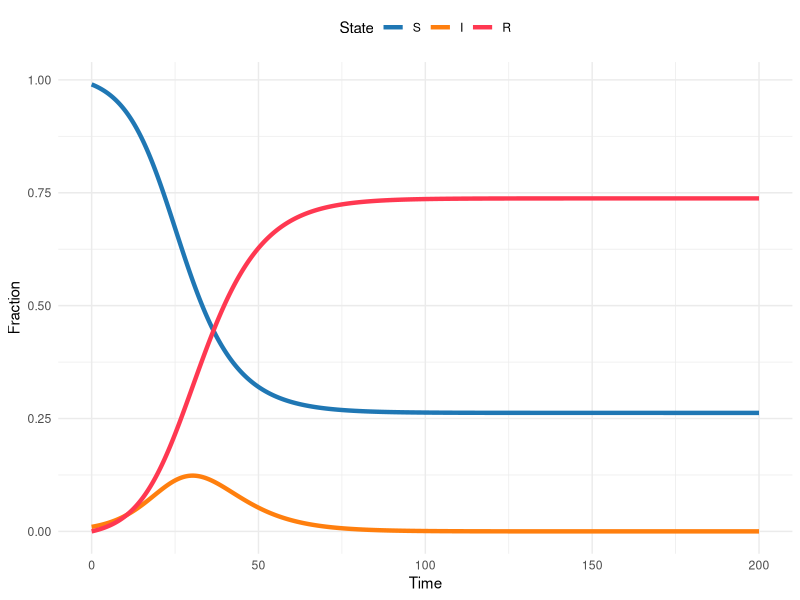
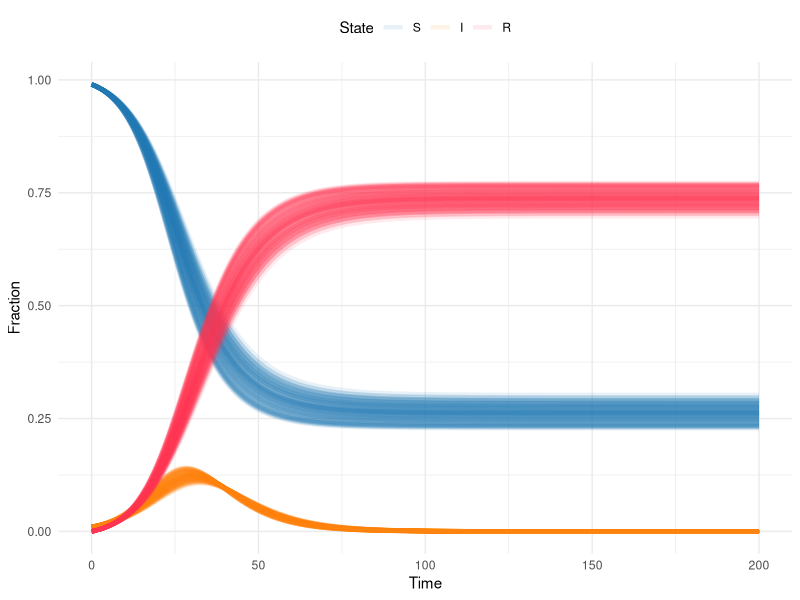
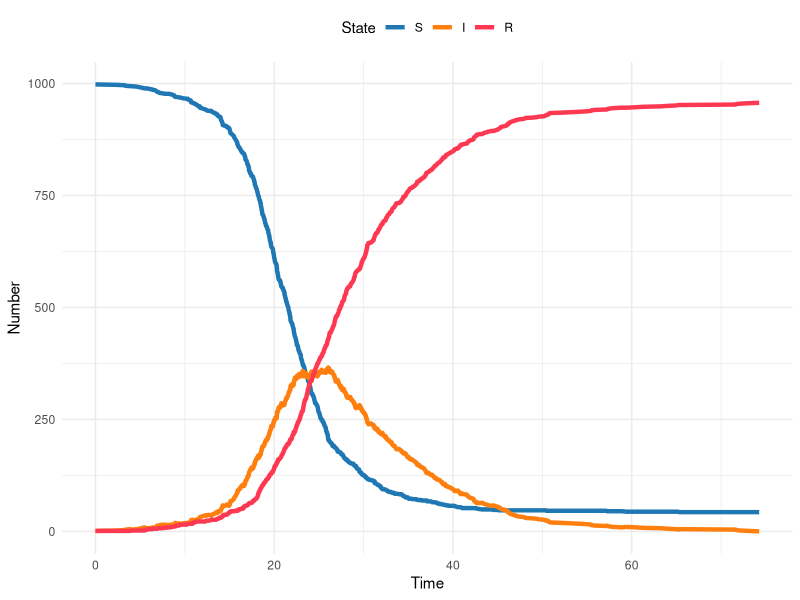
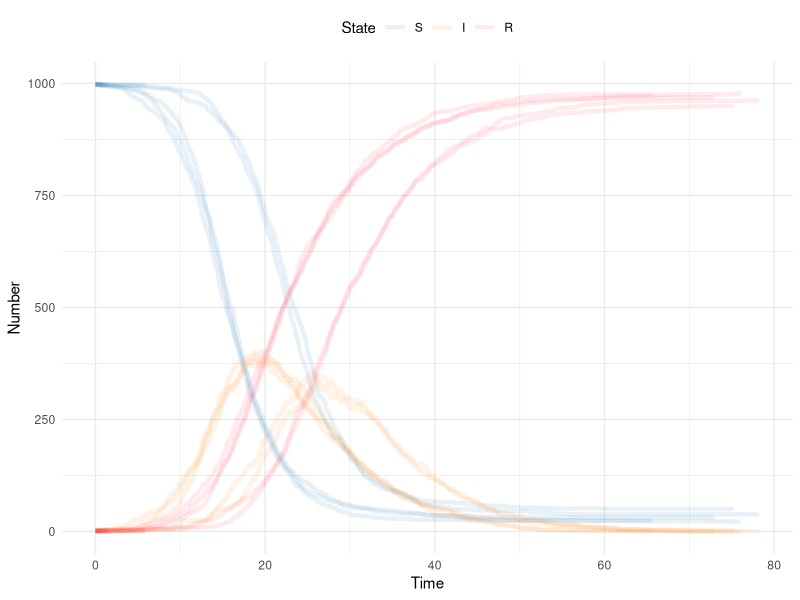
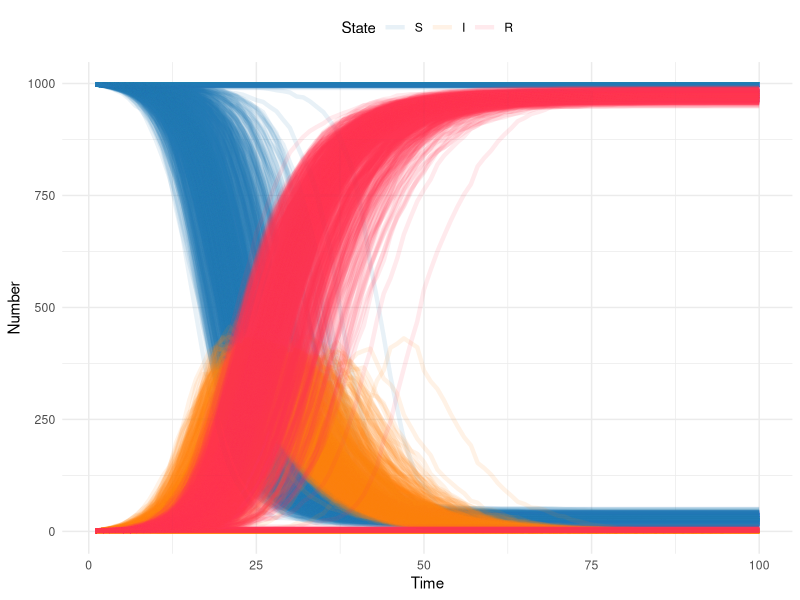
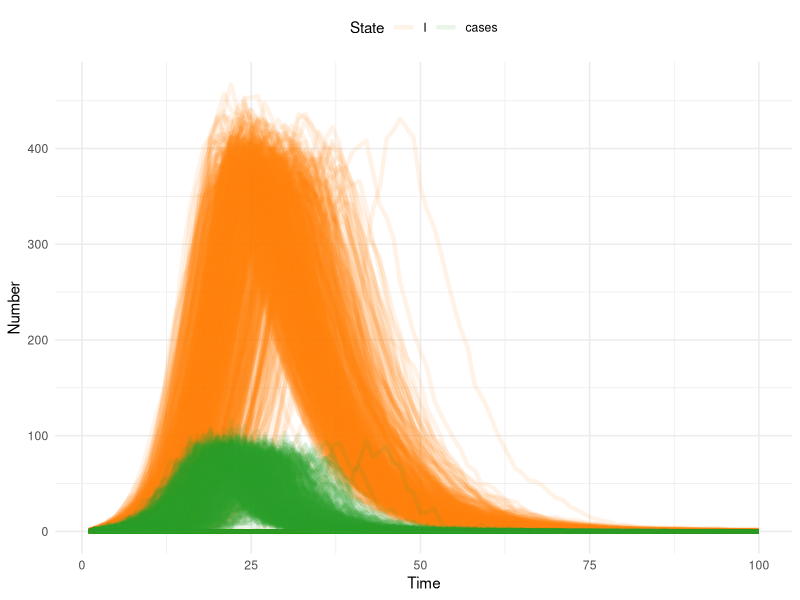
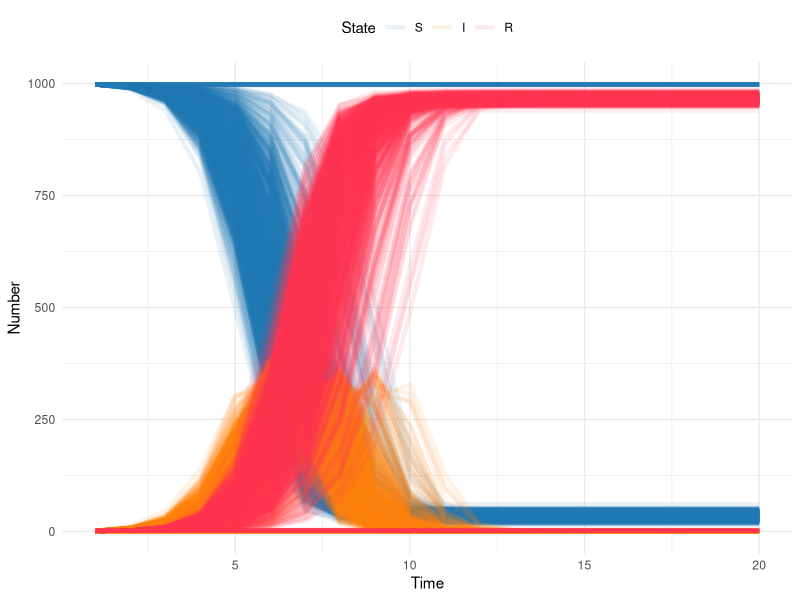

Recreate these plots in R, in order.
## ---- chunk 1
library(here)
library(rio)
library(deSolve)
library(tidyverse)
## ---- chunk 2
theme_set(theme_minimal())
## ---- chunk 3
sir_model <- function(time, state, params, ...) {
  transmission <- params["transmission"]
  recovery <- 1 / params["duration"]

  S <- state["S"]
  I <- state["I"]
  R <- state["R"]

  dSdt <- -transmission * S * I
  dIdt <- (transmission * S * I) - (recovery * I)
  dRdt <- recovery * I

  return(list(c(dSdt, dIdt, dRdt)))
}
## ---- chunk 4
sir_params <- c(transmission = 0.3, duration = 6)
sir_init_states <- c(S = 0.99, I = 0.01, R = 0)
sim_times <- seq(0, 200, by = 0.1)

sir_sol <- deSolve::ode(
  y = sir_init_states,
  times = sim_times,
  func = sir_model,
  parms = sir_params
)

## ---- chunk 5
#| out-width: 100%
#| column: body

# Turn the output from the ODE solver into a tibble (dataframe)
# so we can manipulate and plot it easily
sir_sol_df <- as_tibble(sir_sol) %>%
  # Convert all columns to numeric (they are currently type
  # deSolve so will produce warnings when plotting etc)
  mutate(
    # Rather than repeatedly type the same function for every
    # column, use the across() function to apply the function
    # to a selection of columns
    across(
      # The cols argument takes a selection of columns to apply
      # a function to. Here, we want to apply the as.numeric()
      # function to all columns, so we use the function
      # everything() to select all columns.
      .cols = everything(),
      .fns = as.numeric
    )
  ) %>%
  # Convert the dataframe from wide to long format, so we have a
  # column for the time, a column for the state, and a column
  # for the proportion of the population in that state at that
  # time
  pivot_longer(
    # Don't pivot the time column
    cols = -time,
    names_to = "state",
    values_to = "proportion"
  ) %>%
  # Update the state column to be a factor, so the plot will
  # show the states in the correct order
  mutate(state = factor(state, levels = c("S", "I", "R")))

SIRcolors <- c(S = "#1f77b4", I = "#ff7f0e", R = "#FF3851")

ggplot(sir_sol_df, aes(x = time, y = proportion, color = state)) +
  geom_line(linewidth = 1.5) +
  scale_color_manual(values = SIRcolors) +
  labs(
    x = "Time",
    y = "Fraction",
    color = "State"
  ) +
  theme(legend.position = "top")
## ---- chunk 6
M <- 100 # the number of times we want to do this. 
        # This is a mater of choice and computational capacity (this model is small and quick, but that won't always be the case)

#since we're going to do this M times we need a place to store the results

for(m in 1:M){
  sir_params <- c(transmission = runif(1,.283,.317), duration = 6) # each time take a random draw of the transmission rate from the confidence interval
  sir_init_states <- c(S = 0.99, I = 0.01, R = 0)
  sim_times <- seq(0, 200, by = 0.1)

  sir_sol <- deSolve::ode(
    y = sir_init_states,
    times = sim_times,
    func = sir_model,
    parms = sir_params
  )
  sir_sol = data.frame(sir_sol)
  sir_sol$iteration = m   # mark this as the mth iteration of the loop
  #if this is the first iteration, create a place to store the output
  #if it's the sencond or higher, append the output to the storage
  if(m==1){sir_sol_storage <- sir_sol}
  if(m>1){sir_sol_storage <- rbind(sir_sol_storage,sir_sol)}
}
## ---- chunk 7
#| out-width: 100%
#| column: body


# Turn the output from the ODE solver into a tibble (dataframe)
# so we can manipulate and plot it easily
sir_sol_df <- as_tibble(sir_sol_storage) %>%
  # Convert all columns to numeric (they are currently type
  # deSolve so will produce warnings when plotting etc)
  mutate(
    # Rather than repeatedly type the same function for every

    # column, use the across() function to apply the function
    # to a selection of columns
    across(
      # The cols argument takes a selection of columns to apply
      # a function to. Here, we want to apply the as.numeric()
      # function to all columns, so we use the function
      # everything() to select all columns.
      .cols = everything(),
      .fns = as.numeric
    )
  ) %>%
  # Convert the dataframe from wide to long format, so we have a
  # column for the time, a column for the state, and a column
  # for the proportion of the population in that state at that
  # time
  pivot_longer(
    # Don't pivot the time column
    cols = -c(time,iteration),
    names_to = "state",
    values_to = "proportion"
  ) %>%
  # Update the state column to be a factor, so the plot will
  # show the states in the correct order
  mutate(state = factor(state, levels = c("S", "I", "R")))

SIRcolors <- c(S = "#1f77b4", I = "#ff7f0e", R = "#FF3851")

ggplot(sir_sol_df, aes(x = time, y = proportion, color = state, group=interaction(iteration, state))) +
  geom_line(linewidth = 1.5, alpha=.1) +
  scale_color_manual(values = SIRcolors) +
  labs(
    x = "Time",
    y = "Fraction",
    color = "State"
  ) +
  theme(legend.position = "top")
## ---- chunk 8
###############################################################################
# Parameters and initial conditions                                            #
###############################################################################

S <- 998           # number susceptible
I <- 1              # number infected
R <- 1              # number recovered
time <- 0

beta <- .5           # transmission rate
gamma <- 1/7        # recovery rate
## ---- chunk 9
###############################################################################
# Gillespie Step                                                              #
###############################################################################
gilstep <- function(SIR, beta, gamma){
  # SIR is a vector containing 4 elements 
  #   S = scalar number of susceptibles now
  #   I = scalar number of infecteds now
  #   R = scalar number of recovereds now
  #   time = current time
  # beta = transmission rate
  # gamma = recovery rate
  
  times <- rexp(2, # draw two random exponential variables
                c(beta * SIR[1] * SIR[2]/sum(SIR[1:3]),  # the first is the rate of new infections: S*Beta*I/N
                     SIR[2] * gamma)) # the second is the rate of new recoveries: I*gamma
  
  return(list(
    change_state = which.min(times), # which.min identifies which of the two random variables is smallest, and thus the first to happen: this is the transition that we'll mae
              timestep = min(times))) # this identfies how much time elapsed before the transition occured, so we can increment time forward
}
## ---- chunk 10
###############################################################################
# Simulate over time                                                          #
###############################################################################
set.seed(101)               # here we set the random seed. This isn't necessary in general, but it allows us to write a "random" simulation
                            # always returns the same result. For the purposes of this lesson it is useful because (as you'll see below)
                            # we can get random realizations of an outbreak where the first case recovers before they infect anyone and 
                            # there is no epidemic to plot. This can happen (rarely) even with R0>1. 
counter <- 0                # set counter at 0
while(all(I>0)){            #continue until I is depleted
  counter <- counter + 1    #counter for number of transitions: we don't know how many transitions will happen until the simulation is over
  # 
  SIRtmp <- c(S[counter], I[counter], R[counter], time[counter])       #current SIR states
  step <- gilstep(SIRtmp, beta, gamma)
  if(step$change_state ==1){    # if transition is an infection, reduce S and increase I
    SIRtmp[1] <- SIRtmp[1] - 1
    SIRtmp[2] <- SIRtmp[2] + 1 
  }
  if(step$change_state ==2){    # if transition is an recovery, reduce I and increase R
    SIRtmp[2] <- SIRtmp[2] - 1
    SIRtmp[3] <- SIRtmp[3] + 1 
  }
  SIRtmp[4] <- SIRtmp[4] + step$timestep      # increment time
    
#Append changes
  S <- c(S,SIRtmp[1])
  I <- c(I,SIRtmp[2])
  R <- c(R,SIRtmp[3])
  time <- c(time,SIRtmp[4])

  #cat(S[counter],"-",I[counter],"-",R[counter],"-",time[counter], ".\n"). # this prints the output as it goes
  set.seed(NULL)          # reset the seed so that every subsequent simulation IS random
}
## ---- chunk 11
#| out-width: 100%
#| column: body

# Reuse the plotting code from above

# Turn the output from gilstep() into a tibble (dataframe)
# so we can manipulate and plot it easily
gil_df <- tibble(time, S, I, R) %>%  # put elements in a data frame 
  # Convert all columns to numeric (they are currently type
  # deSolve so will produce warnings when plotting etc)
  mutate(
    # Rather than repeatedly type the same function for every
    # column, use the across() function to apply the function
    # to a selection of columns
    across(
      # The cols argument takes a selection of columns to apply
      # a function to. Here, we want to apply the as.numeric()
      # function to all columns, so we use the function
      # everything() to select all columns.
      .cols = everything(),
      .fns = as.numeric
    )
  ) %>%
  # Convert the dataframe from wide to long format, so we have a
  # column for the time, a column for the state, and a column
  # for the proportion of the population in that state at that
  # time
  pivot_longer(
    # Don't pivot the time column
    cols = -c(time),
    names_to = "state",
    values_to = "number"
  ) %>%
  # Update the state column to be a factor, so the plot will
  # show the states in the correct order
  mutate(state = factor(state, levels = c("S", "I", "R")))

SIRcolors <- c(S = "#1f77b4", I = "#ff7f0e", R = "#FF3851")

ggplot(gil_df, aes(x = time, y = number, color = state)) +
  geom_line(linewidth = 1.5) +
  scale_color_manual(values = SIRcolors) +
  labs(
    x = "Time",
    y = "Number",
    color = "State"
  ) +
  theme(legend.position = "top")
## ---- chunk 12
###############################################################################
# Simulate over time                                                          #
M <- 10  # number of realizations to simulate 

for(m in 1:M){
  ###############################################################################
  # Parameters and initial conditions                                            #
  ###############################################################################
  
  S <- 998           # number susceptible
  I <- 1              # number infected
  R <- 1              # number recovered
  time <- 0
  iteration = m    #initialize iteration counter

  beta <- .5           # transmission rate
  gamma <- 1/7        # recovery rate
  
  ###############################################################################
  # Simulate over time                                                          #
  ###############################################################################
  counter <- 0                # set counter at 0
  while(all(I>0)){            #continue until I is depleted
    counter <- counter + 1    #counter for number of transitions: we don't know how many transitions will happen until the simualtion is over
    # 
    SIRtmp <- c(S[counter], I[counter], R[counter], time[counter])       #current SIR states
    step <- gilstep(SIRtmp, beta, gamma)
    if(step$change_state ==1){    # if transition is an infection, reduce S and increase I
      SIRtmp[1] <- SIRtmp[1] - 1
      SIRtmp[2] <- SIRtmp[2] + 1 
    }
    if(step$change_state ==2){    # if transition is an recovery, reduce I and increase R
      SIRtmp[2] <- SIRtmp[2] - 1
      SIRtmp[3] <- SIRtmp[3] + 1 
    }
    SIRtmp[4] <- SIRtmp[4] + step$timestep      # increment time
    
    #Append changes
    S <- c(S,SIRtmp[1])
    I <- c(I,SIRtmp[2])
    R <- c(R,SIRtmp[3])
    time <- c(time,SIRtmp[4])
    iteration <- c(iteration, m)
    
    #cat(S[counter],"-",I[counter],"-",R[counter],"-",time[counter], ".\n"). # this prints the output as it goes
  }
  if(m==1){sir_gil_storage = tibble(S, I, R, time, iteration)}
  if(m>1){sir_gil_storage = bind_rows(sir_gil_storage, tibble(S, I, R, time, iteration))}
}
## ---- chunk 13
#| out-width: 100%
#| column: body

# Reuse the plotting code from above

# Turn the output from gilstep() into a tibble (dataframe)
# so we can manipulate and plot it easily
gil_df <- sir_gil_storage %>%  # put elements in a data frame 
  # Convert all columns to numeric (they are currently type
  # deSolve so will produce warnings when plotting etc)
  mutate(
    # Rather than repeatedly type the same function for every
    # column, use the across() function to apply the function
    # to a selection of columns
    across(
      # The cols argument takes a selection of columns to apply
      # a function to. Here, we want to apply the as.numeric()
      # function to all columns, so we use the function
      # everything() to select all columns.
      .cols = everything(),
      .fns = as.numeric
    )
  ) %>%
  # Convert the dataframe from wide to long format, so we have a
  # column for the time, a column for the state, and a column
  # for the proportion of the population in that state at that
  # time
  pivot_longer(
    # Don't pivot the time column
    cols = -c(time, iteration),
    names_to = "state",
    values_to = "number"
  ) %>%
  # Update the state column to be a factor, so the plot will
  # show the states in the correct order
  mutate(state = factor(state, levels = c("S", "I", "R")))

SIRcolors <- c(S = "#1f77b4", I = "#ff7f0e", R = "#FF3851")

ggplot(gil_df, aes(x = time, y = number, color = state, group = interaction(iteration, state))) +
  geom_line(linewidth = 1.5,alpha = .1) +
  scale_color_manual(values = SIRcolors) +
  labs(
    x = "Time",
    y = "Number",
    color = "State"
  ) +
  theme(legend.position = "top")
## ---- chunk 14
###############################################################################
# Parameters and initial conditions                                           #
###############################################################################

S <- 998           # number susceptible
I <- 1              # number infected
R <- 1              # number recovered
time <- 0

beta <- .5           # transmission rate
gamma <- 1/7        # recovery rate
## ---- chunk 15
###############################################################################
# Tau Leaping Single time step                                                            #
###############################################################################
tau_sir_step <- function (sims, S, I, R, beta, gamma, delta.t, ...) {
  # adapted from Aaron King's code
  # sims = number of simulations
  # S = initial susceptible population
  # I = initial infected population
  # R = initial recovered population
  # beta = transmission rate
  # gamma = recovery rate
  
  N <- S+I+R    # total population size
  dSI <- rpois(n = sims, beta*S*(I/N)*delta.t)  # new incident infections
  dIR <- rpois(n = sims, gamma*I*delta.t)       # recoveries
  # note that this can be done with a binomial step as well
  #dSI <- rbinom(n=sims,size=S,prob=1-exp(-beta*(I/N)*delta.t))  # new incident infections
  #dIR <- rbinom(n=sims,size=I,prob=1-exp(-gamma*delta.t))       # recoveries
  
  #since it is possible for the transitions to drirve the states negative, we have to prevent that
  S <- pmax(S - dSI, 0)            # change in S
  I <- pmax(I + dSI - dIR, 0)      # change in I
  R <- R + dIR            # change in R
  cbind(S, I, R, dSI) # note that dSI are the new incident infections
}

## ---- chunk 16
###############################################################################
# set up and storage for states                                               #
###############################################################################
T <- 100        # time to simulate over. With Tau Leaping the random draws scales with time not with population size, so this is much more efficient than Gillespie for large populations
sims <- 1000    # number of simulations: notice that we can do WAY more now

Smat <- matrix(S, 1, sims)      # storage item for S for all simulations
Imat <- matrix(I, 1, sims)      # storage item for I for all simulations
Rmat <- matrix(R, 1, sims)      # storage item for R for all simulations
new_cases <- matrix(0, 1, sims) # storage item for new cases (i.e. incidence) for all simulations
Nmat <- S+I+R                 # storage item for N for all simulations  
## ---- chunk 17
###############################################################################
# run over a time from 2 to T                                               #
###############################################################################
# 
for(ts in 2:T){     #loop over time, ts is the index
  
  out <- tau_sir_step(sims, Smat[ts-1,], Imat[ts-1,], Rmat[ts-1,], beta, gamma, delta.t=1) # call to SIR step function above

  Smat <- rbind(Smat, out[,1])  # update state
  Imat <- rbind(Imat, out[,2])  # update state
  Rmat <- rbind(Rmat, out[,3])  # update state
  Nmat <- rbind(Nmat, out[,1]+out[,2]+out[,3])  # update state -- note population size isn't changing, but this could be updated with births/deaths
  new_cases <- rbind(new_cases, out[,4])  # update state
}
## ---- chunk 18
#| out-width: 100%
#| column: body

###############################################################################
# plotting                                                                   #
###############################################################################
# put output in a data frame
tau_df <- tibble(S=array(Smat), I=array(Imat), R=array(Rmat), N=array(Nmat), cases=array(new_cases), time = rep(1:T,sims), iteration = rep(1:sims,each=T))

tau_df <- tau_df %>%
  pivot_longer(
    # Don't pivot the time column
    cols = -c(time,iteration),
    names_to = "state",
    values_to = "number"
  ) %>%
  mutate(state = factor(state, levels = c("S", "I", "R","N", "cases")))

SIRcolors <- c(S = "#1f77b4", I = "#ff7f0e", R = "#FF3851", cases = "#2ca02c") # fix this color

tau_df %>%
  mutate(iteration = as.factor(iteration)) %>%
  filter(state %in% c("S", "I","R")) %>%
  ggplot( aes(x = time, y = number, group = interaction(iteration, state), color = state)) +
    geom_line(linewidth = 1.5,alpha = .1) +
    scale_color_manual(values = SIRcolors) +
    labs(
      x = "Time",
    y = "Number",
      color = "State"
    ) +
    theme(legend.position = "top")
## ---- chunk 19
#| out-width: 100%
#| column: body
###############################################################################
# plotting                                                                   #
###############################################################################
# put output in a data frame
tau_df <- tibble(S=array(Smat), I=array(Imat), R=array(Rmat), N=array(Nmat), cases=array(new_cases), time = rep(1:T,sims), iteration = rep(1:sims,each=T))

tau_df <- tau_df %>%
  pivot_longer(
    # Don't pivot the time column
    cols = -c(time,iteration),
    names_to = "state",
    values_to = "number"
  ) %>%
  mutate(state = factor(state, levels = c("S", "I", "R","N", "cases")))

SIRcolors <- c(S = "#1f77b4", I = "#ff7f0e", R = "#FF3851", cases = "#2ca02c") # fix this color

tau_df %>%
  mutate(iteration = as.factor(iteration)) %>%
  filter(state %in% c("I","cases")) %>%
  ggplot( aes(x = time, y = number, group = interaction(iteration, state), color = state)) +
    geom_line(linewidth = 1.5,alpha = .1) +
    scale_color_manual(values = SIRcolors) +
    labs(
      x = "Time",
    y = "Number",
      color = "State"
    ) +
    theme(legend.position = "top")
## ---- chunk 20
###############################################################################
# Parameters and initial conditions                                           #
###############################################################################
S <- 998           # number susceptible
I <- 1              # number infected
R <- 1              # number recovered
time <- 0

beta <- 3.5           # transmission rate -- note the change in value


## ---- chunk 21
###############################################################################
# Single time step                                                            #
###############################################################################
cb_step <- function (sims, S, I, R, beta, ...) {
  # S = initial susceptible population
  # I = initial infected population
  # R = initial recovered population
  # beta is transmission rate
  
  N <- S+I+R    # total population size
  newI <- rbinom(n=sims, pmax(S,0), 1-exp(-beta * pmax(I,0)/N)) # this is the only stochastic step; only do draw if I >0
  newS <- S - newI    #this step is now deterministic, because everyone from the past time step recovers   
  newR <- R + I

  cbind(newS, newI, newR) 
}

## ---- chunk 22
###############################################################################
# Run over many steps                                                         #
###############################################################################

T <- 20 # note here that the time step is one infectious generation time, so 7 days from gamma above
sims <- 1000
  
Smat <- matrix(S,1,sims)      # storage item for S for all simulations
Imat <- matrix(I,1,sims)      # storage item for I for all simulations
Rmat <- matrix(R,1,sims)      # storage item for R for all simulations
Nmat <- S+I+R

for(ts in 2:T){
  out <- cb_step(sims, Smat[ts-1,], Imat[ts-1,], Rmat[ts-1,], beta)
  Smat <- rbind(Smat, out[,1])  # update state
  Imat <- rbind(Imat, out[,2])  # update state
  Rmat <- rbind(Rmat, out[,3])  # update state
  Nmat <- rbind(Nmat, out[,1]+out[,2]+out[,3])  # update state -- note population size isn't changing, but this could be updated with births/deaths
  
}
## ---- chunk 23
#| echo: true
#| message: false
#| out-width: 100%
#| column: body

# put output in a data frame
bin_df <- tibble(S=array(Smat), I=array(Imat), R=array(Rmat), N=array(matrix(Nmat)), time = rep(1:T,sims), iteration = rep(1:sims,each=T))

bin_df = bin_df %>%
  pivot_longer(
    # Don't pivot the time column
    cols = -c(time,iteration),
    names_to = "state",
    values_to = "number"
  ) %>%
  mutate(state = factor(state, levels = c("S", "I", "R","N")))

SIRcolors <- c(S = "#1f77b4", I = "#ff7f0e", R = "#FF3851") # fix this color

bin_df %>%
  mutate(iteration = as.factor(iteration)) %>%
  filter(state %in% c("S","I","R")) %>%
  ggplot( aes(x = time, y = number, group = interaction(iteration, state), color = state)) +
    geom_line(linewidth = 1.5,alpha = .1) +
    scale_color_manual(values = SIRcolors) +
    labs(
      x = "Time",
    y = "Number",
      color = "State"
    ) +
    theme(legend.position = "top")
